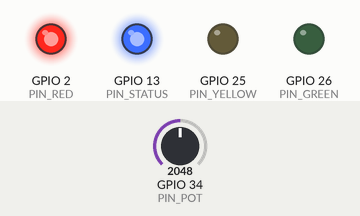
A program run on a simulated ESP32. Shown: output pins drawn as LEDs (lit = HIGH). The inputs (shaded band) are chosen by the test bench; at power-on: GPIO 34 (PIN_POT) = 2048. WiFi joins after 1.5 s; servers stay silent unless stated; uploads are accepted with an empty reply; what the program prints to the serial monitor is not drawn.

Above: at 1.6 s.
2.8 s: GPIO 34 (PIN_POT) set to 2616
5.8 s: GPIO 34 (PIN_POT) set to 2706
At 7.5 s:
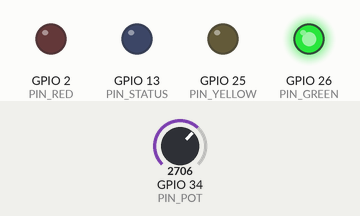
8.8 s: GPIO 34 (PIN_POT) set to 2920
11.8 s: GPIO 34 (PIN_POT) set to 3064
At 13.5 s:
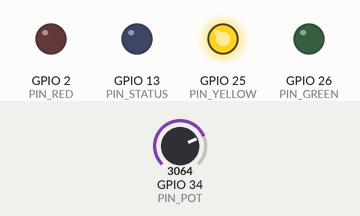
14.8 s: GPIO 34 (PIN_POT) set to 2866
At 15.8 s:
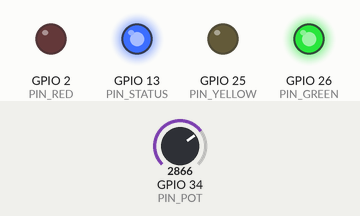
17.8 s: GPIO 34 (PIN_POT) set to 3603
At 18.79 s:
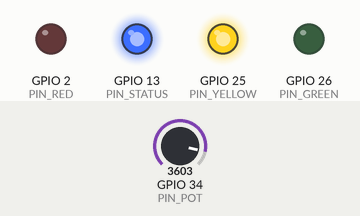
Timing chart, 0 to 21.8 s (numbered marks = the images above; inputs shaded):
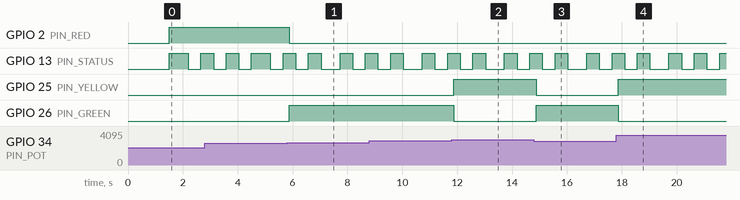

Measured:
- the behaviour switches between 2677 and 2678 on GPIO 34 (PIN_POT) (found by bisection; images 0 and 1)
- the behaviour switches between 2992 and 2993 on GPIO 34 (PIN_POT) (found by bisection; images 1 and 2)
- after the input at 5.8 s, GPIO 2 (PIN_RED): HIGH → LOW after 0.08 s; GPIO 26 (PIN_GREEN): LOW → HIGH after 0.08 s
- after the input at 11.8 s, GPIO 25 (PIN_YELLOW): LOW → HIGH after 0.08 s; GPIO 26 (PIN_GREEN): HIGH → LOW after 0.08 s
- after the input at 14.8 s, GPIO 25 (PIN_YELLOW): HIGH → LOW after 0.08 s; GPIO 26 (PIN_GREEN): LOW → HIGH after 0.08 s
- after the input at 17.8 s, GPIO 25 (PIN_YELLOW): LOW → HIGH after 0.08 s; GPIO 26 (PIN_GREEN): HIGH → LOW after 0.08 s

The program:

main.cpp
```cpp
#include <Arduino.h>
#include <WiFi.h>
#include <HTTPClient.h>
#include <ArduinoJson.h>

/*
  Simple demo firmware for Wokwi + Flask dashboard
  ------------------------------------------------
  - Potentiometer controls knee angle directly (0 -> 130 degrees)
  - LED colors:
      red    = under target
      green  = in target zone
      yellow = over target
  - Sends JSON to Flask: imu1, imu2, flex
*/

// WiFi / backend
const char* WIFI_SSID = "Wokwi-GUEST";
const char* WIFI_PASS = "";
const char* SERVER_URL = "http://host.wokwi.internal:5000/update";

// Pins (match diagram.json)
const int PIN_RED = 2;
const int PIN_GREEN = 26;
const int PIN_YELLOW = 25;
const int PIN_STATUS = 13;
const int PIN_POT = 34;

// Rehab thresholds
const float TARGET_ANGLE = 90.0f;
const float TOLERANCE = 5.0f;         // green zone is 85..95
const float RESET_ANGLE = 20.0f;      // must go below this before next rep
const float MAX_DEMO_ANGLE = 130.0f;  // potentiometer full-scale angle

// Loop timing
const unsigned long SEND_EVERY_MS = 200;

// Rep state
int repCount = 0;
bool repArmed = false;
bool repHit = false;

unsigned long lastSendMs = 0;

float mapPotToAngle(int raw) {
  float norm = constrain(raw / 4095.0f, 0.0f, 1.0f);
  return norm * MAX_DEMO_ANGLE;
}

void setZoneLeds(float kneeAngle) {
  const bool inGreen = abs(kneeAngle - TARGET_ANGLE) <= TOLERANCE;
  const bool isRed = kneeAngle < (TARGET_ANGLE - TOLERANCE);
  const bool isYellow = kneeAngle > (TARGET_ANGLE + TOLERANCE);

  digitalWrite(PIN_RED, isRed ? HIGH : LOW);
  digitalWrite(PIN_GREEN, inGreen ? HIGH : LOW);
  digitalWrite(PIN_YELLOW, isYellow ? HIGH : LOW);
}

void updateRepCount(float kneeAngle) {
  if (kneeAngle > RESET_ANGLE) {
    repArmed = true;
  }

  const bool inGreen = abs(kneeAngle - TARGET_ANGLE) <= TOLERANCE;
  if (repArmed && inGreen && !repHit) {
    repHit = true;
    repCount++;
  }

  if (repArmed && kneeAngle < RESET_ANGLE) {
    repArmed = false;
    repHit = false;
  }
}

void postToServer(float kneeAngle, int flexAdc) {
  if (WiFi.status() != WL_CONNECTED) {
    Serial.println("WiFi disconnected");
    return;
  }

  HTTPClient http;
  http.begin(SERVER_URL);
  http.addHeader("Content-Type", "application/json");

  // Keep backend math simple: knee = abs(imu2 - imu1)
  StaticJsonDocument<200> doc;
  doc["imu1"] = 0.0f;
  doc["imu2"] = kneeAngle;
  doc["flex"] = flexAdc;

  String payload;
  serializeJson(doc, payload);

  int code = http.POST(payload);
  Serial.print("angle=");
  Serial.print(kneeAngle, 1);
  Serial.print(" flex=");
  Serial.print(flexAdc);
  Serial.print(" reps=");
  Serial.print(repCount);
  Serial.print(" post=");
  Serial.println(code);

  http.end();
}

void setup() {
  Serial.begin(115200);

  pinMode(PIN_RED, OUTPUT);
  pinMode(PIN_GREEN, OUTPUT);
  pinMode(PIN_YELLOW, OUTPUT);
  pinMode(PIN_STATUS, OUTPUT);

  Serial.print("Connecting WiFi");
  WiFi.begin(WIFI_SSID, WIFI_PASS);
  while (WiFi.status() != WL_CONNECTED) {
    delay(300);
    Serial.print(".");
  }
  Serial.println("\nWiFi connected");
  Serial.println(SERVER_URL);
}

void loop() {
  // Status LED blink (alive indicator)
  digitalWrite(PIN_STATUS, (millis() / 500) % 2);

  const int rawPot = analogRead(PIN_POT);
  const int flexAdc = (int)round(rawPot * (1023.0f / 4095.0f));
  const float kneeAngle = mapPotToAngle(rawPot);

  setZoneLeds(kneeAngle);
  updateRepCount(kneeAngle);

  if (millis() - lastSendMs >= SEND_EVERY_MS) {
    lastSendMs = millis();
    postToServer(kneeAngle, flexAdc);
  }

  delay(30);
}
```
